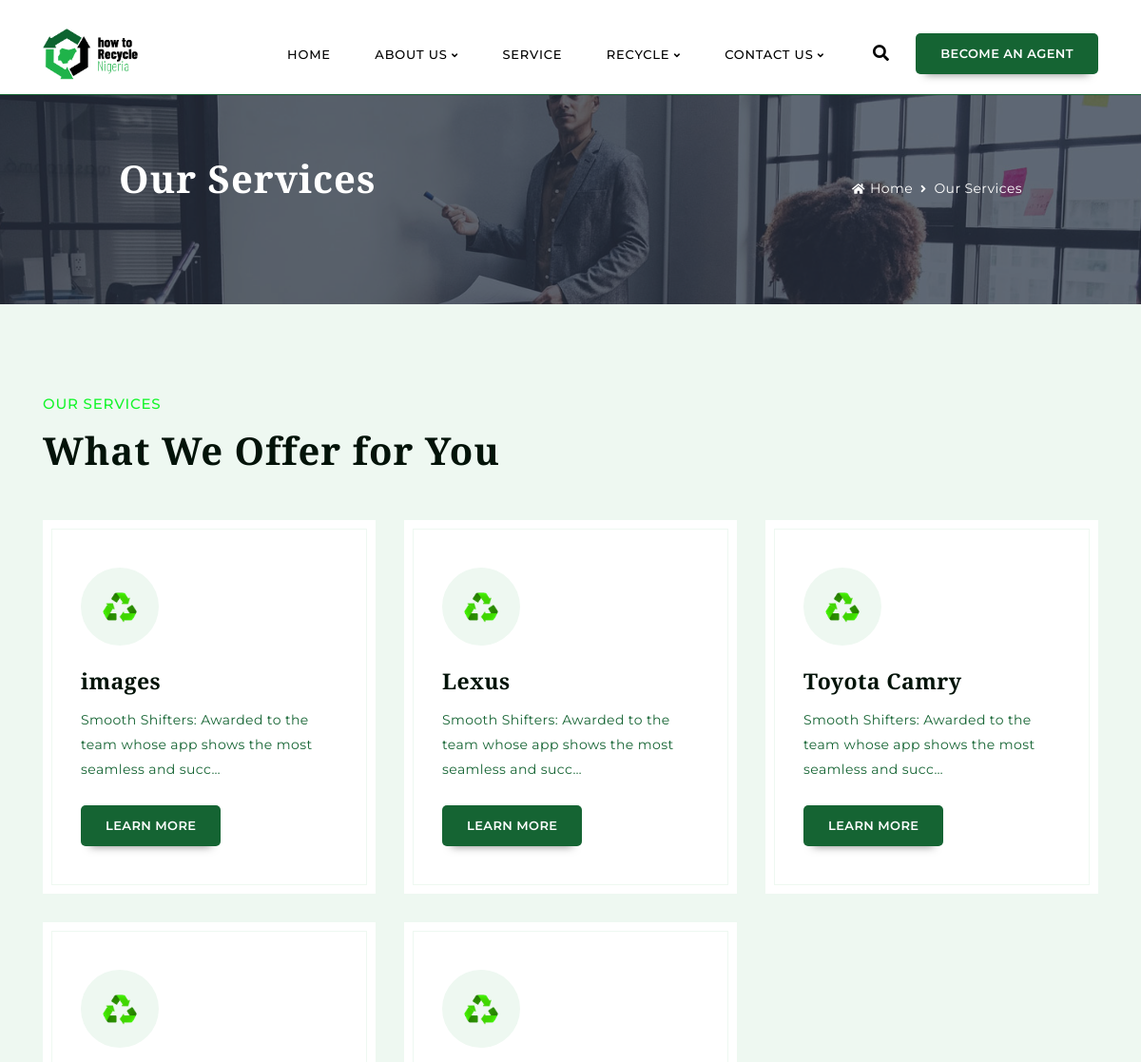
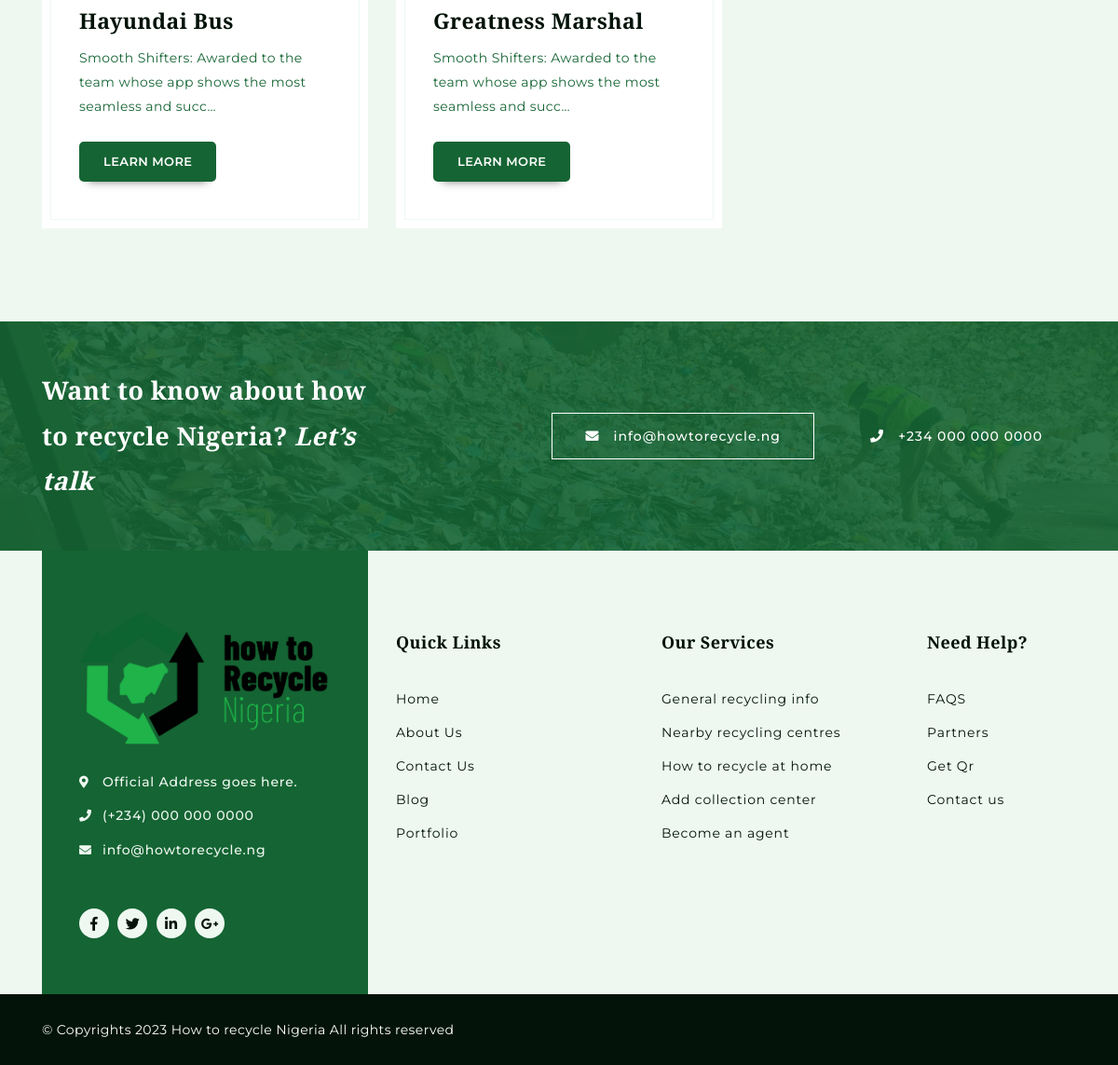
The page /Services/ on the database its author committed (2 pictures, top to bottom).
### account/models.py (models this page shows, shortened)
class ServiceModel(models.Model):
    name = models.CharField(max_length=400)
    image = models.ImageField(upload_to='images/')
    details = models.TextField()
    updated_on = models.DateTimeField(auto_now= True)
    created_on = models.DateTimeField(auto_now_add=True)
    class Meta:
        ordering = ['-created_on']

### account/views.py (the view)
# urls.py: path('Services/', Services.as_view(), name="services" ),
class Services(ListView):
    model = ServiceModel
    template_name = 'core/services.html'

### template/core/services.html (shortened to what this page needs)
{% extends "base.html" %}
{% load static %}
{% block content %}
        <section class="inner-banner pt-80 pb-95" style="background-image: url('../static/img/banner/inner-banner.jpg'); height: 20rem;" data-overlay="7">
            <div class="container">
                <div class="row z-5 align-items-center" style="padding: 5rem;">
                    <div class="col-md-8 text-center text-md-left">
                        <h1 class="f-700 green white">Our Services</h1>
                        <span class="green-line bg-green d-none d-md-inline-block"></span>
                    </div>
                    <div class="col-md-4 text-center text-md-right">
                        <nav aria-label="breadcrumb" class="banner-breadcump">
                            <ol class="breadcrumb justify-content-center">
                                <li class="breadcrumb-item"><a href="{% url 'account:home_page' %}"><i class="fas fa-home fs-12 mr-5"></i>Home</a></li>
                                <li class="breadcrumb-item active" aria-current="page">Our Services</li>
                            </ol>
                        </nav>
                    </div>
                </div>
            </div>
        </section>
    <section class="services bg-light-white pt-95 pb-70 bg">
        <div class="container">
            <div class="row align-items-end  mb-45">
                <div class="col-lg-7 col-md-12 text-center text-lg-left">
                    <div class="fancy-head left-al">
                        <h5 class="line-head mb-15">
                    Our Services
                  <span class="line after"></span>
                </h5>
                        <h1>What We Offer for You</h1>
                    </div>
                </div>
            </div>
            <div class="row">
            {% for object in object_list %}
            <div class="col-lg-4 col-md-6">
                <div class="service-box type-2 transition-4 text-left relative img-lined mb-30">
                    <div class="service-icon-2 z-5">
                        <img src="{% static 'img/feature/icon3.png' %}" class="transform-center" alt="">
                    </div>
                    <div class="service-text">
                        <h4 class="f-700 mt-20 mb-10">
                <a href="#">{{ object.name }}</a>
              </h4>
                        <p>{{object.details|truncatechars:80 }}</p>
                        <a href="{% url 'account:service_detail' object.id %}" class="btn btn-round mt-10">Learn More</a>
                    </div>
                </div>
            </div>
            {% endfor %}
        </div>
            </div>
    </section>
{% endblock content %}

### static/css/default.css (style rules this page uses)
.mt-10 { margin-top: 10px; }
.mt-20 { margin-top: 20px; }
.mb-10 { margin-bottom: 10px; }
.mb-15 { margin-bottom: 15px; }
.mb-30 { margin-bottom: 30px; }
.mb-45 { margin-bottom: 45px; }
.mr-5 { margin-right: 5px !important; }
.pt-80 { padding-top: 80px; }
.pt-95 { padding-top: 95px; }
.pb-70 { padding-bottom: 70px; }
.pb-95 { padding-bottom: 95px; }
.fs-12 { font-size: 12px; }
.f-700 { font-weight: 700; }
.z-1, .z-2, .z-3, .z-4, .z-5, .z-6, .z-7, .z-8, .z-9, .z-10, .z-15, .z-20, .z-25, .z-30, .z-35, .z-40, .z-45, .z-50 { position: relative; }
.z-5 { z-index: 5; }
[data-overlay] { position: relative; background-size: cover; background-position: center center; }
[data-overlay]::before { content: ""; height: 100%; left: 0; position: absolute; top: 0; width: 100%; z-index: 1; }
[data-overlay="7"]::before { opacity: 0.7; }
.transform-center { position: absolute; top: 50%; left: 50%; -webkit-transform: translate(-50%, -50%); -moz-transform: translate(-50%, -50%); -ms-transform: translate(-50%, -50%); -o-transform: translate(-50%, -50%); transform: translate(-50%, -50%); }
.relative { position: relative; }
.img-lined { position: relative; }
.img-lined:before { position: absolute; content: close-quote; left: 9px; top: 9px; right: 9px; bottom: 9px; border: 1px solid #ffffff; opacity: .3; z-index: 1; width: auto; height: auto; }
.transition-4, .transition-4:hover { -webkit-transition: all .4s ease-out; -moz-transition: all .4s ease-out; -o-transition: all .4s ease-out; transition: all .4s ease-out; }

### static_root/css/style.css (style rules this page uses)
body { font-family: 'Montserrat', sans-serif; font-weight: normal; font-style: normal; font-size: 14px; -webkit-font-smoothing: antialiased; -moz-osx-font-smoothing: grayscale; letter-spacing: .4px }
body, html { width: 100%; overflow-x: hidden; }
.img, img { max-width: 100%; -webkit-transition: all 0.3s ease-out 0s; -moz-transition: all 0.3s ease-out 0s; -ms-transition: all 0.3s ease-out 0s; -o-transition: all 0.3s ease-out 0s; transition: all 0.3s ease-out 0s; }
a, .button { -webkit-transition: all 0.4s ease-out 0s; -moz-transition: all 0.4s ease-out 0s; -ms-transition: all 0.4s ease-out 0s; -o-transition: all 0.4s ease-out 0s; transition: all 0.4s ease-out 0s; }
a, button { outline: medium none; }
h1, h2, h3, h4, h5, h6 { font-family: 'Merriweather', serif; margin-top: 0px; margin-bottom: 0px; line-height: 26px; }
h1 a, h2 a, h3 a, h4 a, h5 a, h6 a { color: inherit; }
h1 { font-size: 40px; letter-spacing: 1px; line-height: 56px; }
h4 { font-size: 22px; line-height: 1.5; }
h5 { font-size: 18px; }
li { list-style: none }
p { font-size: 14px; font-weight: normal; line-height: 26px; margin-bottom: 15px; }
*::placeholder { font-size: 14px; font-weight: 500; opacity: 1; }
.white { color: #fff; }
.btn, .btn:hover { -webkit-transition: all .4s; transition: all .4s; }
.btn-round { border-radius: 5px; padding: 15px 25px; line-height: 11px; text-transform: uppercase; font-size: 13px; font-weight: 600; color: #fff; letter-spacing: .4px; box-shadow: 0 10px 10px -10px rgba(0, 0, 0, 0.5); background-color: #156433; }
.line-head { font-size: 15px; text-transform: uppercase; font-family: 'Montserrat', sans-serif; letter-spacing: .8px; font-weight: 500; position: relative; display: inline-block; line-height: 13px; }
.line-head .line { position: absolute; width: 100px; height: 1px; }
.line-head .line.after { right: -119px; top: 50%; }
.fancy-head h1 { font-weight: bold; }
.service-box { background-color: #fff; padding: 50px 40px; }
.service-text { position: relative; z-index: 5; }
.service-text h4 { font-size: 21px; }
.service-box.type-2.img-lined:before { border: 1px solid; opacity: 1; -webkit-transition: all .4s; transition: all .4s; }
.service-box.type-2 .service-text h4 { font-size: 23px; }
.service-icon-2 { width: 82px; height: 82px; border-radius: 50%; }
.service-icon-2 img { max-width: 43px; }
.green-line { display: inline-block; width: 55px; height: 1px; }
.banner-breadcump .breadcrumb { background: 0; padding: 0; margin: 0; }
.banner-breadcump .breadcrumb-item.active, .banner-breadcump li a { color: #fff; }
.banner-breadcump .breadcrumb-item+.breadcrumb-item::before { display: inline-block; font-style: normal; font-variant: normal; text-rendering: auto; -webkit-font-smoothing: antialiased; font-family: "Font Awesome 5 Free"; font-weight: 900; content: "\f105"; color: #fff; font-size: 12px; }
.banner-breadcump { float: right; }

### rows shown on the page
ServiceModel: name "images", details "Smooth Shifters: Awarded to the team whose app shows the most seamless and succ…"
ServiceModel: name "Lexus", details "Smooth Shifters: Awarded to the team whose app shows the most seamless and succ…"
ServiceModel: name "Toyota Camry", details "Smooth Shifters: Awarded to the team whose app shows the most seamless and succ…"
ServiceModel: name "Hayundai Bus", details "Smooth Shifters: Awarded to the team whose app shows the most seamless and succ…"
ServiceModel: name "Greatness Marshal", details "Smooth Shifters: Awarded to the team whose app shows the most seamless and succ…"
